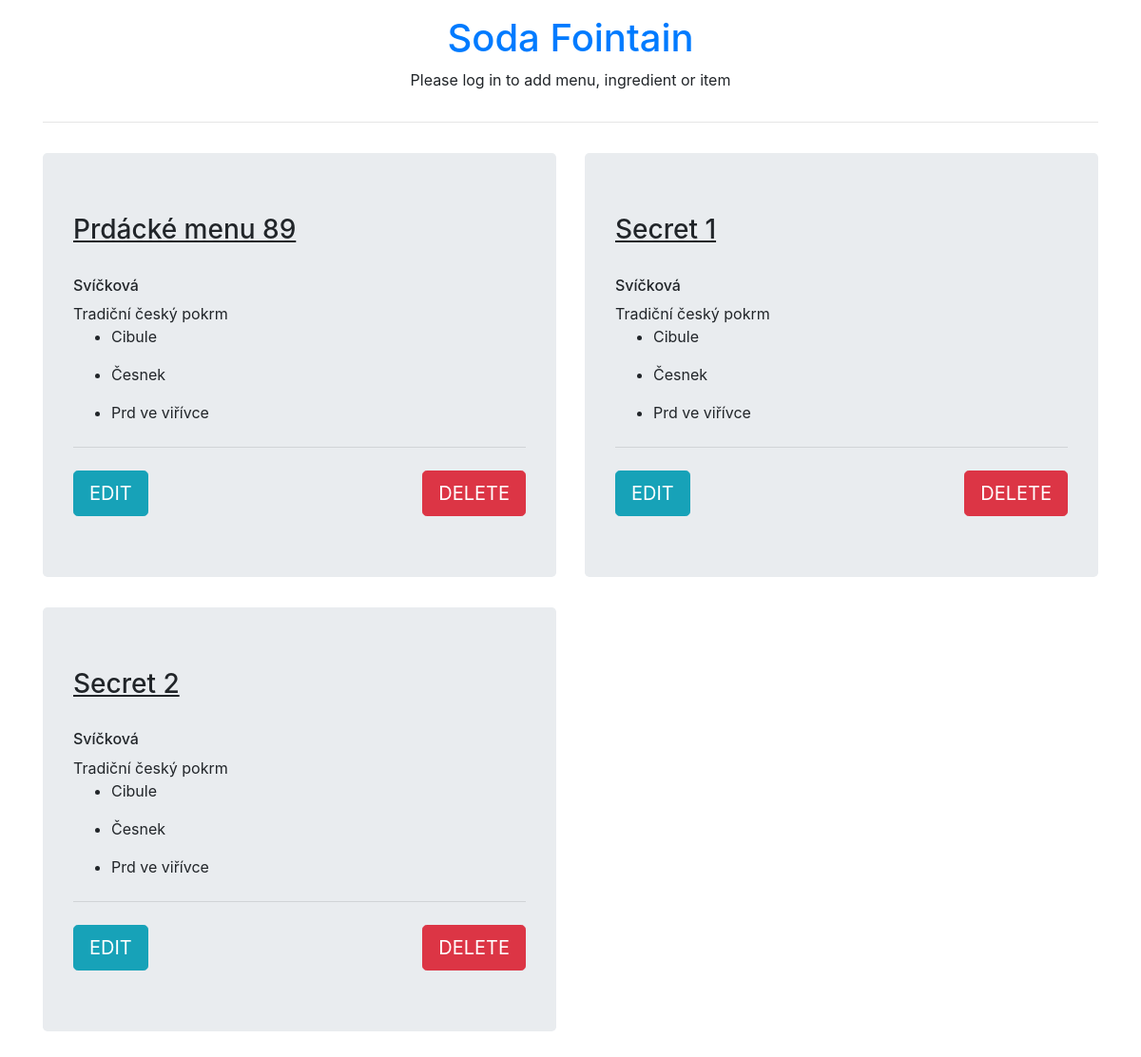
The app's page /, older data.
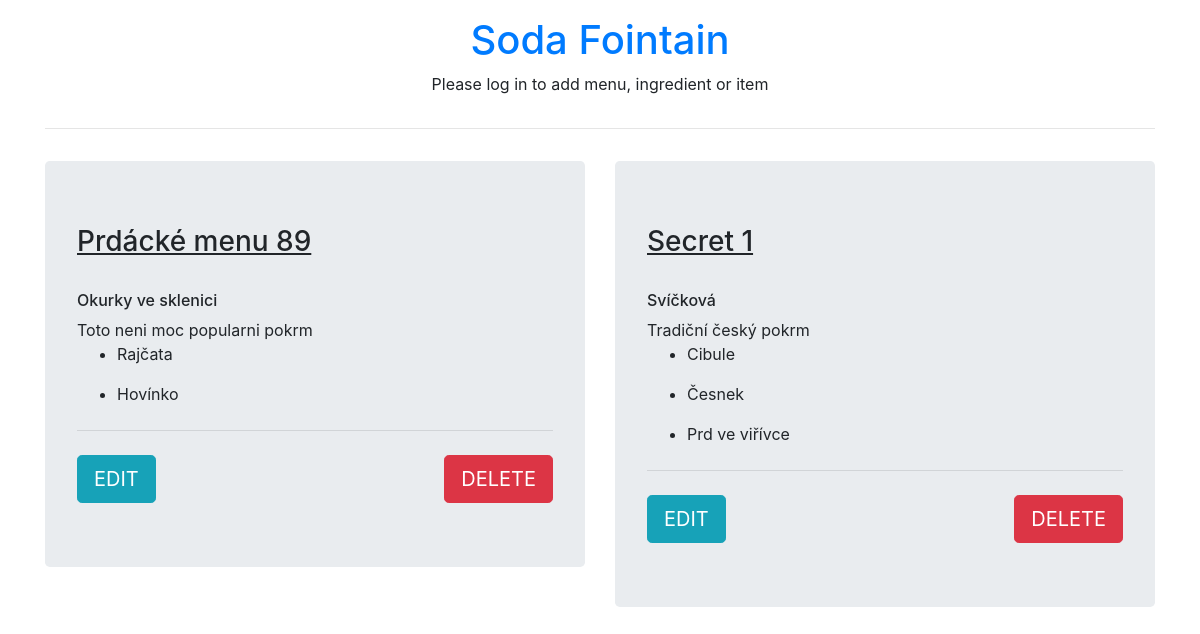
The same page, newer data.
### menu/models.py (models this page shows, shortened)
class Menu(models.Model):
    season = models.CharField(max_length=20)
    created_date = models.DateTimeField(default=timezone.now)
    expiration_date = models.DateTimeField()
    items = models.ManyToManyField('Item')

class Item(models.Model):
    name = models.CharField(max_length=100)
    description = models.TextField()
    created_date = models.DateTimeField(default=timezone.now)
    standard = models.BooleanField(default=False)
    ingredients = models.ManyToManyField('Ingredient')
    def __str__(self):
        return self.name

class Ingredient(models.Model):
    name = models.CharField(max_length=200)
    def __str__(self):
        return self.name

### menu/views.py (the view)
# urls.py: path('', views.menu_view, name='index'),
def menu_view(request):
    menus = models.Menu.objects.all()
    return render(request, 'menu_list.html', {'menus': menus})

### menu/templates/menu/menu_list.html
{% extends "menu/layout.html" %}
{% block content %}
<div class="row">
    {% for menu in menus %}
        <div class="col-6">
            <div class="jumbotron">
              <h3><u>{{ menu.season }}</u></h3><br />
              {% for item in menu.items.all %}
                  <h6>{{ item }}</h6>
                  <h8>{{ item.description }}</h8><br />
                  {% for ingredient in item.ingredients.all %}
                    <ul>
                        <li>{{ ingredient }}</li>
                    </ul>
                  {% endfor %}
              <hr class="my-4">
              {% endfor %}
              <div class="row">
                  <div class='col'>
                      <a class="btn btn-info btn-lg" href="{% url 'menu:edit' pk=menu.pk %}" role="button">EDIT</a>
                  </div>
                  <div class='col'>
                      <a class="btn btn-danger btn-lg float-right" href="{% url 'menu:delete' pk=menu.pk %}" role="button">DELETE</a>
                  </div>
              </div>
            </div>
        </div>
    {% endfor %}
</div>
{% endblock %}

Row changes from the older to the newer data that the page shows:
removed Menu: season "Secret 2", Item (name "Svíčková", description "Tradiční český pokrm"), Ingredient (name "Cibule"), Ingredient (name "Česnek"), Ingredient (name "Prd ve viřívce")
changed Menu "Prdácké menu 89": gains Item (name "Okurky ve sklenici", description "Toto neni moc popularni pokrm"); loses Item (name "Svíčková", description "Tradiční český pokrm")
now on this page (row unchanged): Ingredient: name "Rajčata", shown under "Okurky ve sklenici"
now on this page (row unchanged): Ingredient: name "Hovínko", shown under "Okurky ve sklenici"
computed for Item "Svíčková": loses Ingredient (name "Cibule"); loses Ingredient (name "Česnek"); loses Ingredient (name "Prd ve viřívce")
